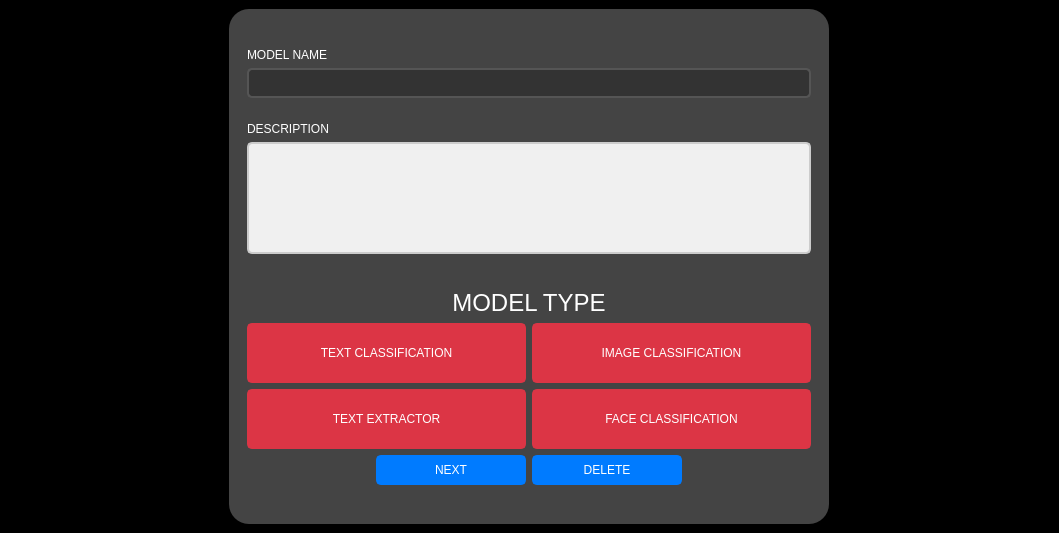
<?xml version="1.0" encoding="UTF-8"?>
<ui version="4.0">
 <class>Form</class>
 <widget class="QWidget" name="Form">
  <property name="geometry">
   <rect>
    <x>0</x>
    <y>0</y>
    <width>1059</width>
    <height>533</height>
   </rect>
  </property>
  <property name="windowTitle">
   <string>Form</string>
  </property>
  <layout class="QHBoxLayout" name="horizontalLayout">
   <property name="spacing">
    <number>0</number>
   </property>
   <property name="leftMargin">
    <number>0</number>
   </property>
   <property name="topMargin">
    <number>0</number>
   </property>
   <property name="rightMargin">
    <number>0</number>
   </property>
   <property name="bottomMargin">
    <number>0</number>
   </property>
   <item>
    <widget class="QWidget" name="widget" native="true">
     <property name="styleSheet">
      <string notr="true">background-color: rgb(0, 0, 0);</string>
     </property>
     <layout class="QVBoxLayout" name="verticalLayout">
      <item alignment="Qt::AlignHCenter">
       <widget class="QWidget" name="widget_2" native="true">
        <property name="minimumSize">
         <size>
          <width>600</width>
          <height>0</height>
         </size>
        </property>
        <property name="styleSheet">
         <string notr="true">background-color: rgb(68, 68, 68);
border-radius:20px;</string>
        </property>
        <layout class="QVBoxLayout" name="verticalLayout_2">
         <property name="topMargin">
          <number>30</number>
         </property>
         <property name="bottomMargin">
          <number>30</number>
         </property>
         <item>
          <widget class="QFrame" name="frame_2">
           <property name="maximumSize">
            <size>
             <width>16777215</width>
             <height>80</height>
            </size>
           </property>
           <property name="frameShape">
            <enum>QFrame::StyledPanel</enum>
           </property>
           <property name="frameShadow">
            <enum>QFrame::Raised</enum>
           </property>
           <layout class="QVBoxLayout" name="verticalLayout_3">
            <item>
             <widget class="QLabel" name="label_2">
              <property name="text">
               <string>&lt;html&gt;&lt;head/&gt;&lt;body&gt;&lt;p&gt;&lt;span style=&quot; color:#ffffff;&quot;&gt;MODEL NAME&lt;/span&gt;&lt;/p&gt;&lt;/body&gt;&lt;/html&gt;</string>
              </property>
             </widget>
            </item>
            <item>
             <widget class="QLineEdit" name="input_name">
              <property name="minimumSize">
               <size>
                <width>0</width>
                <height>30</height>
               </size>
              </property>
              <property name="styleSheet">
               <string notr="true">QLineEdit {
                background-color: #333;
                color: #fff;
                border: 2px solid #555;
                border-radius: 5px;
                padding: 5px;
            }</string>
              </property>
             </widget>
            </item>
           </layout>
          </widget>
         </item>
         <item>
          <widget class="QFrame" name="frame_3">
           <property name="maximumSize">
            <size>
             <width>16777215</width>
             <height>16777215</height>
            </size>
           </property>
           <property name="frameShape">
            <enum>QFrame::StyledPanel</enum>
           </property>
           <property name="frameShadow">
            <enum>QFrame::Raised</enum>
           </property>
           <layout class="QVBoxLayout" name="verticalLayout_4">
            <item>
             <widget class="QLabel" name="label_3">
              <property name="text">
               <string>&lt;html&gt;&lt;head/&gt;&lt;body&gt;&lt;p&gt;&lt;span style=&quot; color:#ffffff;&quot;&gt;DESCRIPTION&lt;/span&gt;&lt;/p&gt;&lt;/body&gt;&lt;/html&gt;</string>
              </property>
             </widget>
            </item>
            <item>
             <widget class="QTextEdit" name="input_description">
              <property name="minimumSize">
               <size>
                <width>0</width>
                <height>100</height>
               </size>
              </property>
              <property name="styleSheet">
               <string notr="true">QTextEdit {
            background-color: #f0f0f0;
            border: 2px solid #ccc;
            border-radius: 5px;
            font-family: Arial, sans-serif;
            font-size: 14px;
            padding: 10px;
        }
        
        QTextEdit::hover {
            background-color: #e0e0e0;
        }
        
        QTextEdit::focus {
            border-color: #4CAF50;
        }</string>
              </property>
             </widget>
            </item>
           </layout>
          </widget>
         </item>
         <item>
          <widget class="QFrame" name="frame_4">
           <property name="frameShape">
            <enum>QFrame::StyledPanel</enum>
           </property>
           <property name="frameShadow">
            <enum>QFrame::Raised</enum>
           </property>
           <layout class="QVBoxLayout" name="verticalLayout_5">
            <property name="topMargin">
             <number>20</number>
            </property>
            <item>
             <widget class="QLabel" name="label_4">
              <property name="maximumSize">
               <size>
                <width>16777215</width>
                <height>80</height>
               </size>
              </property>
              <property name="text">
               <string>&lt;html&gt;&lt;head/&gt;&lt;body&gt;&lt;p align=&quot;center&quot;&gt;&lt;span style=&quot; font-size:18pt; color:#ffffff;&quot;&gt;MODEL TYPE&lt;/span&gt;&lt;/p&gt;&lt;/body&gt;&lt;/html&gt;</string>
              </property>
             </widget>
            </item>
            <item>
             <layout class="QGridLayout" name="gridLayout">
              <item row="0" column="0">
               <widget class="QPushButton" name="textClassification">
                <property name="minimumSize">
                 <size>
                  <width>0</width>
                  <height>60</height>
                 </size>
                </property>
                <property name="styleSheet">
                 <string notr="true">QPushButton {
                background-color: #dc3545; /* Red color */
                color: #fff;
                border: 2px solid #dc3545; /* Matching border color */
                border-radius: 5px;
                padding: 7px 10px;
            }
            QPushButton:hover {
                background-color: #c82333; /* Darker shade of red on hover */
                border: 2px solid #c82333;
            }
QPushButton:checked  {
                background-color: #c82333; /* Darker shade of red on hover */
                border: 2px solid rgb(255, 255, 255);
            }</string>
                </property>
                <property name="text">
                 <string>TEXT CLASSIFICATION</string>
                </property>
                <property name="checkable">
                 <bool>true</bool>
                </property>
               </widget>
              </item>
              <item row="1" column="0">
               <widget class="QPushButton" name="voiceClassification">
                <property name="minimumSize">
                 <size>
                  <width>0</width>
                  <height>60</height>
                 </size>
                </property>
                <property name="styleSheet">
                 <string notr="true">QPushButton {
                background-color: #dc3545; /* Red color */
                color: #fff;
                border: 2px solid #dc3545; /* Matching border color */
                border-radius: 5px;
                padding: 7px 10px;
            }
            QPushButton:hover {
                background-color: #c82333; /* Darker shade of red on hover */
                border: 2px solid #c82333;
            }
QPushButton:checked  {
                background-color: #c82333; /* Darker shade of red on hover */
                border: 2px solid rgb(255, 255, 255);
            }</string>
                </property>
                <property name="text">
                 <string>TEXT EXTRACTOR</string>
                </property>
                <property name="checkable">
                 <bool>true</bool>
                </property>
               </widget>
              </item>
              <item row="0" column="1">
               <widget class="QPushButton" name="imageClassification">
                <property name="minimumSize">
                 <size>
                  <width>0</width>
                  <height>60</height>
                 </size>
                </property>
                <property name="styleSheet">
                 <string notr="true">QPushButton {
                background-color: #dc3545; /* Red color */
                color: #fff;
                border: 2px solid #dc3545; /* Matching border color */
                border-radius: 5px;
                padding: 7px 10px;
            }
            QPushButton:hover {
                background-color: #c82333; /* Darker shade of red on hover */
                border: 2px solid #c82333;
            }
QPushButton:checked  {
                background-color: #c82333; /* Darker shade of red on hover */
                border: 2px solid rgb(255, 255, 255);
            }</string>
                </property>
                <property name="text">
                 <string>IMAGE CLASSIFICATION</string>
                </property>
                <property name="checkable">
                 <bool>true</bool>
                </property>
               </widget>
              </item>
              <item row="1" column="1">
               <widget class="QPushButton" name="faceClassification">
                <property name="minimumSize">
                 <size>
                  <width>0</width>
                  <height>60</height>
                 </size>
                </property>
                <property name="styleSheet">
                 <string notr="true">QPushButton {
                background-color: #dc3545; /* Red color */
                color: #fff;
                border: 2px solid #dc3545; /* Matching border color */
                border-radius: 5px;
                padding: 7px 10px;
            }
            QPushButton:hover {
                background-color: #c82333; /* Darker shade of red on hover */
                border: 2px solid #c82333;
            }
QPushButton:checked  {
                background-color: #c82333; /* Darker shade of red on hover */
                border: 2px solid rgb(255, 255, 255);
            }</string>
                </property>
                <property name="text">
                 <string>FACE CLASSIFICATION</string>
                </property>
                <property name="checkable">
                 <bool>true</bool>
                </property>
               </widget>
              </item>
             </layout>
            </item>
            <item alignment="Qt::AlignHCenter|Qt::AlignVCenter">
             <widget class="QWidget" name="widget_3" native="true">
              <layout class="QHBoxLayout" name="horizontalLayout_2">
               <property name="spacing">
                <number>6</number>
               </property>
               <property name="leftMargin">
                <number>0</number>
               </property>
               <property name="topMargin">
                <number>0</number>
               </property>
               <property name="rightMargin">
                <number>0</number>
               </property>
               <property name="bottomMargin">
                <number>0</number>
               </property>
               <item>
                <widget class="QPushButton" name="next_button">
                 <property name="minimumSize">
                  <size>
                   <width>150</width>
                   <height>30</height>
                  </size>
                 </property>
                 <property name="maximumSize">
                  <size>
                   <width>150</width>
                   <height>16777215</height>
                  </size>
                 </property>
                 <property name="styleSheet">
                  <string notr="true">QPushButton {
                background-color: #007bff;
                color: #fff;
                border: 2px solid #007bff;
                border-radius: 5px;
                padding: 7px 10px;
            }
            QPushButton:hover {
                background-color: #0056b3;
                border: 2px solid #0056b3;
            }</string>
                 </property>
                 <property name="text">
                  <string>NEXT</string>
                 </property>
                </widget>
               </item>
               <item>
                <widget class="QPushButton" name="delete_button">
                 <property name="minimumSize">
                  <size>
                   <width>150</width>
                   <height>30</height>
                  </size>
                 </property>
                 <property name="maximumSize">
                  <size>
                   <width>150</width>
                   <height>16777215</height>
                  </size>
                 </property>
                 <property name="styleSheet">
                  <string notr="true">QPushButton {
                background-color: #007bff;
                color: #fff;
                border: 2px solid #007bff;
                border-radius: 5px;
                padding: 7px 10px;
            }
            QPushButton:hover {
                background-color: #0056b3;
                border: 2px solid #0056b3;
            }</string>
                 </property>
                 <property name="text">
                  <string>DELETE</string>
                 </property>
                </widget>
               </item>
              </layout>
             </widget>
            </item>
           </layout>
          </widget>
         </item>
        </layout>
       </widget>
      </item>
     </layout>
    </widget>
   </item>
  </layout>
 </widget>
 <resources/>
 <connections/>
</ui>
